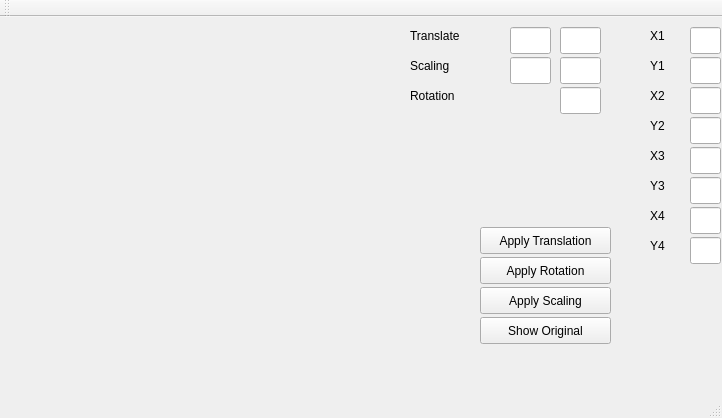
<?xml version="1.0" encoding="UTF-8"?>
<ui version="4.0">
 <class>Pixel</class>
 <widget class="QMainWindow" name="Pixel">
  <property name="geometry">
   <rect>
    <x>0</x>
    <y>0</y>
    <width>722</width>
    <height>418</height>
   </rect>
  </property>
  <property name="windowTitle">
   <string>Pixel</string>
  </property>
  <widget class="QWidget" name="centralWidget">
   <widget class="QLabel" name="label">
    <property name="geometry">
     <rect>
      <x>410</x>
      <y>10</y>
      <width>71</width>
      <height>17</height>
     </rect>
    </property>
    <property name="text">
     <string>Translate</string>
    </property>
   </widget>
   <widget class="QLabel" name="label_2">
    <property name="geometry">
     <rect>
      <x>410</x>
      <y>40</y>
      <width>66</width>
      <height>17</height>
     </rect>
    </property>
    <property name="text">
     <string>Scaling</string>
    </property>
   </widget>
   <widget class="QLabel" name="label_3">
    <property name="geometry">
     <rect>
      <x>410</x>
      <y>70</y>
      <width>66</width>
      <height>17</height>
     </rect>
    </property>
    <property name="text">
     <string>Rotation</string>
    </property>
   </widget>
   <widget class="QPushButton" name="Appl_Trans">
    <property name="geometry">
     <rect>
      <x>480</x>
      <y>210</y>
      <width>131</width>
      <height>27</height>
     </rect>
    </property>
    <property name="text">
     <string>Apply Translation</string>
    </property>
   </widget>
   <widget class="QPushButton" name="Appl_Rot">
    <property name="geometry">
     <rect>
      <x>480</x>
      <y>240</y>
      <width>131</width>
      <height>27</height>
     </rect>
    </property>
    <property name="text">
     <string>Apply Rotation</string>
    </property>
   </widget>
   <widget class="QPushButton" name="Appl_Scal">
    <property name="geometry">
     <rect>
      <x>480</x>
      <y>270</y>
      <width>131</width>
      <height>27</height>
     </rect>
    </property>
    <property name="text">
     <string>Apply Scaling</string>
    </property>
   </widget>
   <widget class="QPushButton" name="Show_orig">
    <property name="geometry">
     <rect>
      <x>480</x>
      <y>300</y>
      <width>131</width>
      <height>27</height>
     </rect>
    </property>
    <property name="text">
     <string>Show Original</string>
    </property>
   </widget>
   <widget class="QLineEdit" name="Ty">
    <property name="geometry">
     <rect>
      <x>560</x>
      <y>10</y>
      <width>41</width>
      <height>27</height>
     </rect>
    </property>
   </widget>
   <widget class="QLineEdit" name="Sy">
    <property name="geometry">
     <rect>
      <x>560</x>
      <y>40</y>
      <width>41</width>
      <height>27</height>
     </rect>
    </property>
   </widget>
   <widget class="QLineEdit" name="Theta">
    <property name="geometry">
     <rect>
      <x>560</x>
      <y>70</y>
      <width>41</width>
      <height>27</height>
     </rect>
    </property>
   </widget>
   <widget class="QLabel" name="label_4">
    <property name="geometry">
     <rect>
      <x>650</x>
      <y>10</y>
      <width>41</width>
      <height>17</height>
     </rect>
    </property>
    <property name="text">
     <string>X1</string>
    </property>
   </widget>
   <widget class="QLabel" name="label_5">
    <property name="geometry">
     <rect>
      <x>650</x>
      <y>40</y>
      <width>41</width>
      <height>17</height>
     </rect>
    </property>
    <property name="text">
     <string>Y1</string>
    </property>
   </widget>
   <widget class="QLabel" name="label_6">
    <property name="geometry">
     <rect>
      <x>650</x>
      <y>70</y>
      <width>41</width>
      <height>17</height>
     </rect>
    </property>
    <property name="text">
     <string>X2</string>
    </property>
   </widget>
   <widget class="QLabel" name="label_7">
    <property name="geometry">
     <rect>
      <x>650</x>
      <y>100</y>
      <width>41</width>
      <height>17</height>
     </rect>
    </property>
    <property name="text">
     <string>Y2</string>
    </property>
   </widget>
   <widget class="QLabel" name="label_8">
    <property name="geometry">
     <rect>
      <x>650</x>
      <y>130</y>
      <width>41</width>
      <height>17</height>
     </rect>
    </property>
    <property name="text">
     <string>X3</string>
    </property>
   </widget>
   <widget class="QLabel" name="label_9">
    <property name="geometry">
     <rect>
      <x>650</x>
      <y>160</y>
      <width>41</width>
      <height>17</height>
     </rect>
    </property>
    <property name="text">
     <string>Y3</string>
    </property>
   </widget>
   <widget class="QLabel" name="label_10">
    <property name="geometry">
     <rect>
      <x>650</x>
      <y>190</y>
      <width>41</width>
      <height>17</height>
     </rect>
    </property>
    <property name="text">
     <string>X4</string>
    </property>
   </widget>
   <widget class="QLabel" name="label_11">
    <property name="geometry">
     <rect>
      <x>650</x>
      <y>220</y>
      <width>41</width>
      <height>17</height>
     </rect>
    </property>
    <property name="text">
     <string>Y4</string>
    </property>
   </widget>
   <widget class="QLineEdit" name="x1">
    <property name="geometry">
     <rect>
      <x>690</x>
      <y>10</y>
      <width>31</width>
      <height>27</height>
     </rect>
    </property>
   </widget>
   <widget class="QLineEdit" name="y1">
    <property name="geometry">
     <rect>
      <x>690</x>
      <y>40</y>
      <width>31</width>
      <height>27</height>
     </rect>
    </property>
   </widget>
   <widget class="QLineEdit" name="x2">
    <property name="geometry">
     <rect>
      <x>690</x>
      <y>70</y>
      <width>31</width>
      <height>27</height>
     </rect>
    </property>
   </widget>
   <widget class="QLineEdit" name="y2">
    <property name="geometry">
     <rect>
      <x>690</x>
      <y>100</y>
      <width>31</width>
      <height>27</height>
     </rect>
    </property>
   </widget>
   <widget class="QLineEdit" name="x3">
    <property name="geometry">
     <rect>
      <x>690</x>
      <y>130</y>
      <width>31</width>
      <height>27</height>
     </rect>
    </property>
   </widget>
   <widget class="QLineEdit" name="y3">
    <property name="geometry">
     <rect>
      <x>690</x>
      <y>160</y>
      <width>31</width>
      <height>27</height>
     </rect>
    </property>
   </widget>
   <widget class="QLineEdit" name="x4">
    <property name="geometry">
     <rect>
      <x>690</x>
      <y>190</y>
      <width>31</width>
      <height>27</height>
     </rect>
    </property>
   </widget>
   <widget class="QLineEdit" name="y4">
    <property name="geometry">
     <rect>
      <x>690</x>
      <y>220</y>
      <width>31</width>
      <height>27</height>
     </rect>
    </property>
   </widget>
   <widget class="QLineEdit" name="Tx">
    <property name="geometry">
     <rect>
      <x>510</x>
      <y>10</y>
      <width>41</width>
      <height>27</height>
     </rect>
    </property>
   </widget>
   <widget class="QLineEdit" name="Sx">
    <property name="geometry">
     <rect>
      <x>510</x>
      <y>40</y>
      <width>41</width>
      <height>27</height>
     </rect>
    </property>
   </widget>
  </widget>
  <widget class="QMenuBar" name="menuBar">
   <property name="geometry">
    <rect>
     <x>0</x>
     <y>0</y>
     <width>722</width>
     <height>25</height>
    </rect>
   </property>
  </widget>
  <widget class="QToolBar" name="mainToolBar">
   <attribute name="toolBarArea">
    <enum>TopToolBarArea</enum>
   </attribute>
   <attribute name="toolBarBreak">
    <bool>false</bool>
   </attribute>
  </widget>
  <widget class="QStatusBar" name="statusBar"/>
 </widget>
 <layoutdefault spacing="6" margin="11"/>
 <resources/>
 <connections/>
</ui>
